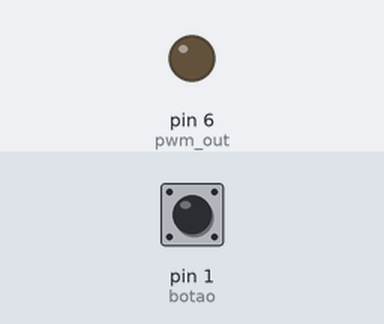
Bench run of a sketch on a simulated Arduino Uno, built with avr-gcc and run on an emulated ATmega328P. On the bench: output pins drawn as LEDs (lit = HIGH). The inputs (shaded band) are chosen by the test bench; at power-on: pin 1 (botao) HIGH.

Above: at 5.0 s.
5.1 s: pin 1 (botao) pulled LOW for 0.15 s
At 5.17 s:
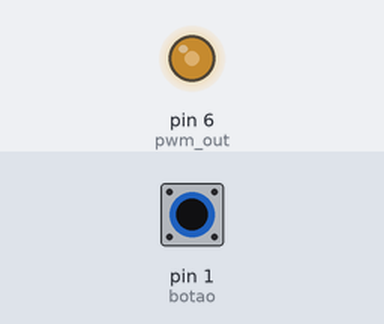
6.7 s: pin 1 (botao) pulled LOW for 3.2 s
At 10.9 s:
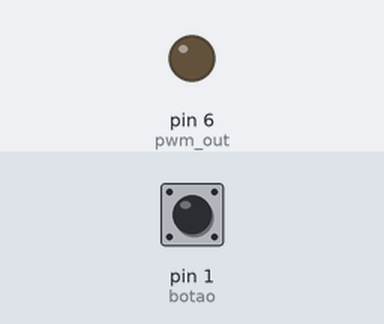
Timing chart, 0 to 12.4 s (numbered marks = the images above; inputs shaded):
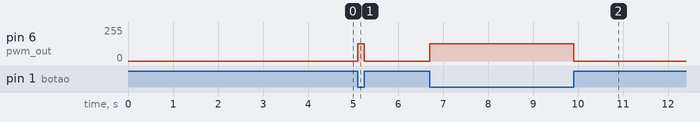

The sketch:

Relat_rio9-ex1.ino
```cpp
#define pwm_out PD6
#define botao PD1
unsigned int Ton = 0; // tempo ligado

ISR(PCINT2_vect){
  if(!(PIND&(1<<botao))){
      OCR0A = 128; // 255 (100%) * 1/2
  }
  else{
    OCR0A = 0;
  }
}

int main(){
  DDRD = 0;
  DDRD |= (1<<pwm_out); // saida
  PORTD |= (1<<botao); // pull-up

  // configurando o pwm
  TCCR0A |= (1<<COM0A1);
  TCCR0A |= (1<<WGM01)|(1<<WGM00);
  TCCR0B |= (1<<CS01);

  OCR0A = 0;

  PCICR |= (1<<PCIE2);
  PCMSK2 |= (1<<PCINT17);
  sei();

  while(1){

  }
}
```

Measured:
- after the input at 5.1 s, pin 6 (pwm_out): 0/255 → 128/255 at once, → 0/255 0.15 s later
- after the input at 6.7 s, pin 6 (pwm_out): 0/255 → 128/255 at once, → 0/255 3.2 s later
